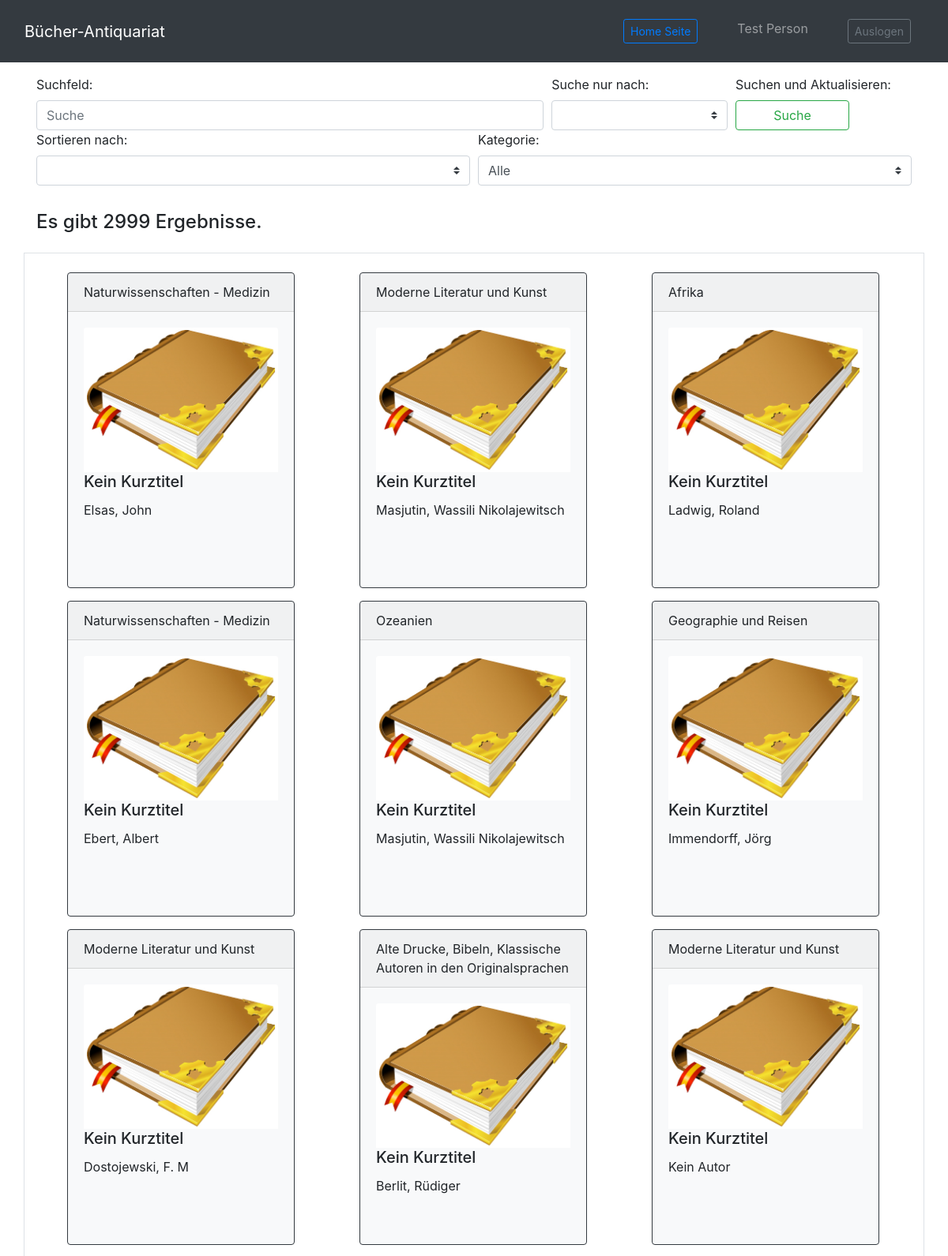
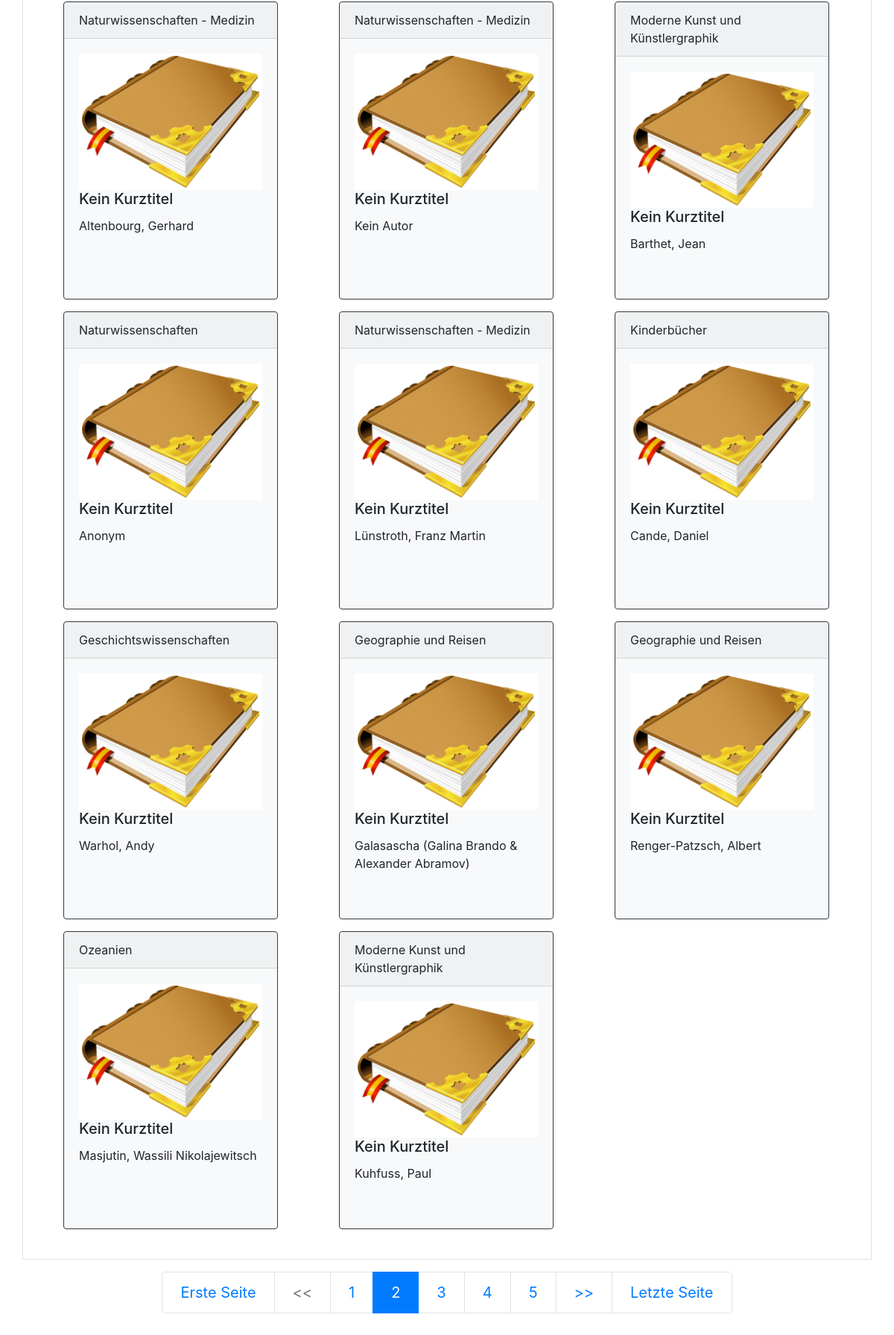
Page /Seite/php/listview.php?page=2 (upper part) on the committed database (2 pictures, top to bottom).
### tables this page shows
CREATE TABLE `buecher` (
  `id` int(10) unsigned NOT NULL,
  `katalog` int(11) NOT NULL,
  `nummer` int(11) NOT NULL,
  `kurztitle` text NOT NULL,
  `kategorie` int(11) NOT NULL,
  `verkauft` tinyint(1) NOT NULL,
  `kaufer` int(11) NOT NULL,
  `autor` text NOT NULL,
  `title` text NOT NULL,
  `sprache` varchar(250) NOT NULL,
  `foto` varchar(250) NOT NULL,
  `verfasser` int(11) NOT NULL,
  `zustand` char(1) NOT NULL
);

CREATE TABLE `kategorien` (
  `id` int(11) NOT NULL,
  `kategorie` varchar(100) NOT NULL
);

### Seite/php/functions/listview_f.php (the view, shortened to what this page needs)
<?php
function create_list($host, $username, $password, $database, $search, $search_tak, $sort_tak, $filt_kat, $this_page_first_result, $results_per_page)
{
    $output = "";
    $conn = new mysqli($host, $username, $password, $database);
    $sql3 = "SELECT b.id as bid, b.*, k.* FROM buecher as b left join kategorien as k ON b.kategorie=k.id WHERE " . $search_tak . " like '%" . $search . "%' AND k.id LIKE '%" . $filt_kat . "%' ORDER BY " . $sort_tak . " ASC LIMIT " . $this_page_first_result . "," . $results_per_page;
    $result3 = $conn->query($sql3);
    if ($result3->num_rows == 0) {
        $output .= "";
    } else {
        while ($row3 = $result3->fetch_assoc()) {
            if (str_replace(' ', '', $row3['kurztitle']) != "") {
                $bkurztitle = htmlspecialchars($row3['kurztitle']);
            } else {
                $bkurztitle = "Kein Kurztitel";
            }
            if (str_replace(' ', '', $row3['autor']) != "") {
                $bautor = htmlspecialchars($row3['autor']);
            } else {
                $bautor = "Kein Autor";
            }
            if (str_replace(' ', '', $row3['kategorie']) != "") {
                $kkategorie = htmlspecialchars($row3['kategorie']);
            } else {
                $kkategorie = "Keine Kategorie";
            }
            if (str_replace(' ', '', $row3['foto']) != "") {
                $foto = htmlspecialchars($row3['foto']);
            } else {
                $foto = "";
            }
            $id = $row3['bid'];
            $output .= '<div class="card bg-light mb-3 border-dark mb-3" style="max-width: 18rem; min-height: 25rem;">
            <div class="card-header">' . $kkategorie . '</div>
            <div class="card-body" >
            <img class="card-img-top" src="../pictures/' . $foto . '" alt="Kein Bild hinterlegt">
              <h5 class="card-title">' . $bkurztitle . '</h5>
              <p class="card-text">' . $bautor . '</p>
              <a href="detailview.php?id=' . $id . '" class="stretched-link"></a>
            </div>
          </div>';
        }
    }
    return $output;
}
function page_listed($ergebnisse, $results_per_page)
{
    $page_max = 0;
    $page_min = 0;
    $springen = 3;
    $number_of_pages = ceil($ergebnisse / $results_per_page);
    if (!isset($_GET['page'])) {
        $page = 1;
    } else {
        $page = $_GET['page'];
    }
    if ($page - $springen < 1) {
        $page_min = 1;
    } else {
        $page_min = $page - $springen;
    }
    if ($number_of_pages < 1) {
        $page_max = 1;
    } elseif ($page + $springen > $number_of_pages - 1) {
        $page_max = $number_of_pages;
    } else {
        $page_max = $page + $springen;
    }
    echo '<nav><ul class="pagination justify-content-center pagination-lg">
      </li>';
    if ($number_of_pages != 1 and $page > 1) {
        echo '<li class="page-item"><a class="page-link" href="' . overwrite_url_with(1) . '">Erste Seite</a></li>';
    } else {
        echo '<li class="page-item disabled"><a class="page-link" href="">Erste Seite</a></li>';
    }
    if ($page - 30 > 0) {
        echo '<li class="page-item"><a class="page-link" href="' . overwrite_url_with($page - 30) . '"><<</a></li>';
    } else {
        echo '<li class="page-item disabled"><a class="page-link" href=""><<</a></li>';
    }
    for ($i = $page_min; $i <= $page_max; $i++) {
        if ($page == $i) {
            echo '<li class="page-item active"><a class="page-link" href="' . overwrite_url_with($i) . '">' . $i . '</a></li>';
        } else {
            echo '<li class="page-item"><a class="page-link" href="' . overwrite_url_with($i) . '">' . $i . '</a></li>';
        }
    }
    if ($page + 30 < $number_of_pages + 1) {
        echo '<li class="page-item"><a class="page-link" href="' . overwrite_url_with($page + 30) . '">>></a></li>';
    } else {
        echo '<li class="page-item disabled"><a class="page-link" href="">>></a></li>';
    }
    if ($number_of_pages > 1 and $number_of_pages != $page) {
        echo '<li class="page-item"><a class="page-link" href="' . overwrite_url_with($number_of_pages) . '">Letzte Seite</a></li>';
    } else {
        echo '<li class="page-item disabled"><a class="page-link" href="">Letzte Seite</a></li>';
    }
    echo '</ul></nav>';
}
function overwrite_url_with($value)
{
    $url = getcurrenturl();
    $url_parts = parse_url($url);
    if (isset($url_parts['query'])) {
        parse_str($url_parts['query'], $params);
    } else {
        $params = array();
    }
    $params['page'] = $value;
    $url_parts['query'] = http_build_query($params);
    return $url_parts['scheme'] . '://' . $url_parts['host'] . $url_parts['path'] . '?' . $url_parts['query'];
}
function getcurrenturl()
{
    if (isset($_SERVER['HTTPS']) && $_SERVER['HTTPS'] === 'on')
        $link = "https";
    else
        $link = "http";
    $link .= "://";
    $link .= $_SERVER['HTTP_HOST'];
    $link .= $_SERVER['REQUEST_URI'];
    return $link;
}

### rows in the picture
buecher: kategorien.kategorie "Naturwissenschaften - Medizin", foto (picture), kurztitle "Kein Kurztitel", autor "Elsas, John"
buecher: kategorien.kategorie "Naturwissenschaften - Medizin", foto (picture), kurztitle "Kein Kurztitel", autor "Ebert, Albert"
buecher: kategorien.kategorie "Moderne Literatur und Kunst", foto (picture), kurztitle "Kein Kurztitel", autor "Dostojewski, F. M"
buecher: kategorien.kategorie "Naturwissenschaften - Medizin", foto (picture), kurztitle "Kein Kurztitel", autor "Altenbourg, Gerhard"
buecher: kategorien.kategorie "Naturwissenschaften", foto (picture), kurztitle "Kein Kurztitel", autor "Anonym"
buecher: kategorien.kategorie "Geschichtswissenschaften", foto (picture), kurztitle "Kein Kurztitel", autor "Warhol, Andy"
buecher: kategorien.kategorie "Ozeanien", foto (picture), kurztitle "Kein Kurztitel", autor "Masjutin, Wassili Nikolajewitsch"
buecher: kategorien.kategorie "Moderne Literatur und Kunst", foto (picture), kurztitle "Kein Kurztitel", autor "Masjutin, Wassili Nikolajewitsch"
buecher: kategorien.kategorie "Ozeanien", foto (picture), kurztitle "Kein Kurztitel", autor "Masjutin, Wassili Nikolajewitsch"
buecher: kategorien.kategorie "Alte Drucke, Bibeln, Klassische Autoren in den Originalsprachen", foto (picture), kurztitle "Kein Kurztitel", autor "Berlit, Rüdiger"
buecher: kategorien.kategorie "Naturwissenschaften - Medizin", foto (picture), kurztitle "Kein Kurztitel", autor "Kein Autor"
buecher: kategorien.kategorie "Naturwissenschaften - Medizin", foto (picture), kurztitle "Kein Kurztitel", autor "Lünstroth, Franz Martin"
buecher: kategorien.kategorie "Geographie und Reisen", foto (picture), kurztitle "Kein Kurztitel", autor "Galasascha (Galina Brando & Alexander Abramov)"
buecher: kategorien.kategorie "Moderne Kunst und Künstlergraphik", foto (picture), kurztitle "Kein Kurztitel", autor "Kuhfuss, Paul"
buecher: kategorien.kategorie "Afrika", foto (picture), kurztitle "Kein Kurztitel", autor "Ladwig, Roland"
buecher: kategorien.kategorie "Geographie und Reisen", foto (picture), kurztitle "Kein Kurztitel", autor "Immendorff, Jörg"
buecher: kategorien.kategorie "Moderne Literatur und Kunst", foto (picture), kurztitle "Kein Kurztitel", autor "Kein Autor"
buecher: kategorien.kategorie "Moderne Kunst und Künstlergraphik", foto (picture), kurztitle "Kein Kurztitel", autor "Barthet, Jean"
buecher: kategorien.kategorie "Kinderbücher", foto (picture), kurztitle "Kein Kurztitel", autor "Cande, Daniel"
buecher: kategorien.kategorie "Geographie und Reisen", foto (picture), kurztitle "Kein Kurztitel", autor "Renger-Patzsch, Albert"

### other values in the picture
$ergebnisse "2999"
